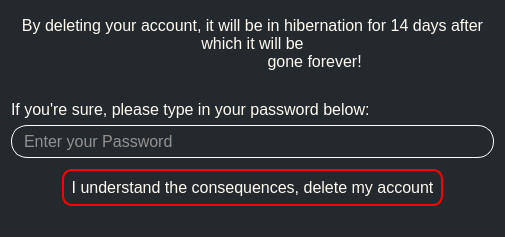
<?xml version="1.0" encoding="UTF-8"?>
<ui version="4.0">
    <class>Dialog</class>
    <widget class="QDialog" name="Dialog">
        <property name="geometry">
            <rect>
                <x>0</x>
                <y>0</y>
                <width>505</width>
                <height>237</height>
            </rect>
        </property>
        <property name="windowTitle">
            <string>Dialog</string>
        </property>
        <property name="styleSheet">
            <string notr="true">background-color:#24292e;
                color:#fffaf0;
            </string>
        </property>
        <layout class="QVBoxLayout" name="verticalLayout">
            <item>
                <spacer name="verticalSpacer">
                    <property name="orientation">
                        <enum>Qt::Vertical</enum>
                    </property>
                    <property name="sizeType">
                        <enum>QSizePolicy::Fixed</enum>
                    </property>
                    <property name="sizeHint" stdset="0">
                        <size>
                            <width>20</width>
                            <height>5</height>
                        </size>
                    </property>
                </spacer>
            </item>
            <item>
                <widget class="QLabel" name="label_2">
                    <property name="minimumSize">
                        <size>
                            <width>0</width>
                            <height>35</height>
                        </size>
                    </property>
                    <property name="styleSheet">
                        <string notr="true">font:12pt;</string>
                    </property>
                    <property name="text">
                        <string>By deleting your account, it will be in hibernation for 14 days after which it will be
                            gone forever!
                        </string>
                    </property>
                    <property name="alignment">
                        <set>Qt::AlignHCenter|Qt::AlignTop</set>
                    </property>
                    <property name="wordWrap">
                        <bool>true</bool>
                    </property>
                </widget>
            </item>
            <item>
                <spacer name="verticalSpacer_3">
                    <property name="orientation">
                        <enum>Qt::Vertical</enum>
                    </property>
                    <property name="sizeType">
                        <enum>QSizePolicy::MinimumExpanding</enum>
                    </property>
                    <property name="sizeHint" stdset="0">
                        <size>
                            <width>20</width>
                            <height>20</height>
                        </size>
                    </property>
                </spacer>
            </item>
            <item>
                <widget class="QLabel" name="label_3">
                    <property name="styleSheet">
                        <string notr="true">font:12pt;</string>
                    </property>
                    <property name="text">
                        <string>If you're sure, please type in your password below:</string>
                    </property>
                </widget>
            </item>
            <item>
                <widget class="QLineEdit" name="pfield_del">
                    <property name="styleSheet">
                        <string notr="true">padding-left: 10px;
                            padding-right: 10px;
                            border: 1px solid white;
                            border-radius: 16px;
                            min-height:31px;
                            font:12pt;
                        </string>
                    </property>
                    <property name="echoMode">
                        <enum>QLineEdit::Password</enum>
                    </property>
                    <property name="placeholderText">
                        <string>Enter your Password</string>
                    </property>
                </widget>
            </item>
            <item>
                <spacer name="verticalSpacer_4">
                    <property name="orientation">
                        <enum>Qt::Vertical</enum>
                    </property>
                    <property name="sizeType">
                        <enum>QSizePolicy::Fixed</enum>
                    </property>
                    <property name="sizeHint" stdset="0">
                        <size>
                            <width>20</width>
                            <height>5</height>
                        </size>
                    </property>
                </spacer>
            </item>
            <item>
                <layout class="QHBoxLayout" name="horizontalLayout">
                    <item>
                        <spacer name="horizontalSpacer">
                            <property name="orientation">
                                <enum>Qt::Horizontal</enum>
                            </property>
                            <property name="sizeHint" stdset="0">
                                <size>
                                    <width>40</width>
                                    <height>20</height>
                                </size>
                            </property>
                        </spacer>
                    </item>
                    <item>
                        <widget class="QPushButton" name="del_but">
                            <property name="cursor">
                                <cursorShape>PointingHandCursor</cursorShape>
                            </property>
                            <property name="styleSheet">
                                <string notr="true">background-color:rgba(0,0,0,0);
                                    border: 2px solid red;
                                    padding: 7px;
                                    font: 12pt;
                                    border-radius:10px;
                                </string>
                            </property>
                            <property name="text">
                                <string>I understand the consequences, delete my account</string>
                            </property>
                        </widget>
                    </item>
                    <item>
                        <spacer name="horizontalSpacer_2">
                            <property name="orientation">
                                <enum>Qt::Horizontal</enum>
                            </property>
                            <property name="sizeHint" stdset="0">
                                <size>
                                    <width>40</width>
                                    <height>20</height>
                                </size>
                            </property>
                        </spacer>
                    </item>
                </layout>
            </item>
            <item>
                <spacer name="verticalSpacer_2">
                    <property name="orientation">
                        <enum>Qt::Vertical</enum>
                    </property>
                    <property name="sizeHint" stdset="0">
                        <size>
                            <width>20</width>
                            <height>40</height>
                        </size>
                    </property>
                </spacer>
            </item>
            <item>
                <widget class="QLabel" name="error_label">
                    <property name="text">
                        <string/>
                    </property>
                </widget>
            </item>
        </layout>
    </widget>
    <resources/>
    <connections/>
</ui>
